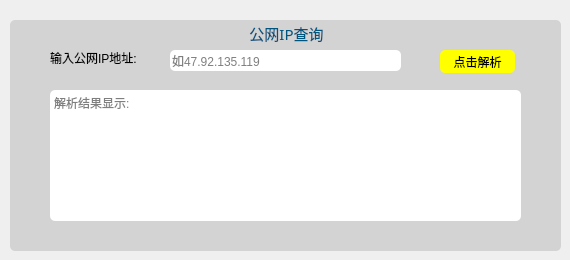
<?xml version="1.0" encoding="UTF-8"?>
<ui version="4.0">
 <class>IpResolve</class>
 <widget class="QWidget" name="IpResolve">
  <property name="geometry">
   <rect>
    <x>0</x>
    <y>0</y>
    <width>570</width>
    <height>260</height>
   </rect>
  </property>
  <property name="windowTitle">
   <string>公网IP地址解析</string>
  </property>
  <widget class="QGroupBox" name="groupBoxIPResolve">
   <property name="geometry">
    <rect>
     <x>10</x>
     <y>20</y>
     <width>551</width>
     <height>231</height>
    </rect>
   </property>
   <property name="font">
    <font>
     <family>华文中宋</family>
     <pointsize>11</pointsize>
    </font>
   </property>
   <property name="styleSheet">
    <string notr="true">color: rgb(0, 85, 127);
border-radius:5px;
background-color: lightgray;</string>
   </property>
   <property name="title">
    <string>公网IP查询</string>
   </property>
   <property name="alignment">
    <set>Qt::AlignCenter</set>
   </property>
   <widget class="QLabel" name="labelInputIP">
    <property name="geometry">
     <rect>
      <x>40</x>
      <y>30</y>
      <width>111</width>
      <height>16</height>
     </rect>
    </property>
    <property name="styleSheet">
     <string notr="true">font: 11pt &quot;华文中宋&quot;;
color: rgb(0, 0, 0);</string>
    </property>
    <property name="text">
     <string>输入公网IP地址:</string>
    </property>
   </widget>
   <widget class="QLineEdit" name="lineEdit">
    <property name="geometry">
     <rect>
      <x>160</x>
      <y>30</y>
      <width>231</width>
      <height>21</height>
     </rect>
    </property>
    <property name="styleSheet">
     <string notr="true">background-color: rgb(255, 255, 255);
border-radius:5px;
font: 11pt &quot;Cambria&quot;;
color: rgb(0, 0, 0);</string>
    </property>
    <property name="inputMask">
     <string notr="true"/>
    </property>
    <property name="placeholderText">
     <string>如47.92.135.119</string>
    </property>
    <property name="clearButtonEnabled">
     <bool>true</bool>
    </property>
   </widget>
   <widget class="QPushButton" name="pushButtonResolve">
    <property name="geometry">
     <rect>
      <x>430</x>
      <y>30</y>
      <width>75</width>
      <height>23</height>
     </rect>
    </property>
    <property name="styleSheet">
     <string notr="true">background-color: rgb(255, 255, 0);
color: rgb(0, 0, 0);
font: 75 11pt &quot;微软雅黑&quot;;
selection-color: rgb(85, 170, 255);</string>
    </property>
    <property name="text">
     <string>点击解析</string>
    </property>
   </widget>
   <widget class="QTextEdit" name="textEditResolveResult">
    <property name="geometry">
     <rect>
      <x>40</x>
      <y>70</y>
      <width>471</width>
      <height>131</height>
     </rect>
    </property>
    <property name="styleSheet">
     <string notr="true">background-color: rgb(255, 255, 255);
border-radius:5px;
font: 11pt &quot;Centaur&quot;;
color: rgb(0, 0, 0);</string>
    </property>
    <property name="placeholderText">
     <string>解析结果显示:</string>
    </property>
   </widget>
  </widget>
 </widget>
 <resources/>
 <connections/>
</ui>
